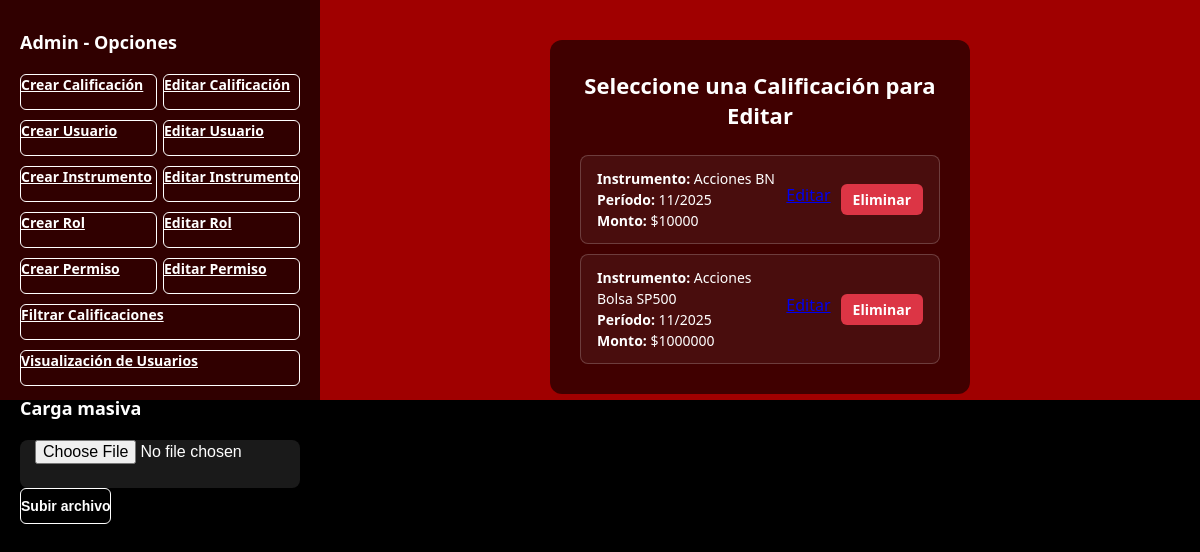
The app's page /inicioAdmin/?seccion=calificacion&accion=editar (signed in) with its own data.
### Miapp/models.py (models this page shows, shortened)
class Calificacion(models.Model):
    calid = models.AutoField(primary_key=True)
    monto = models.FloatField()
    factor = models.FloatField()
    periodo = models.DateField()
    instrumento = models.ForeignKey(InstrumentoNI, on_delete=models.CASCADE)
    estado = models.CharField(max_length=50, default='PENDIENTE')
    fecha_creacion = models.DateField(auto_now_add=True)
    fecha_modificacion = models.DateField(auto_now=True)
    usuario_id_usuario = models.ForeignKey(settings.AUTH_USER_MODEL, on_delete=models.CASCADE)
    factor_val_id_factor = models.ForeignKey(Factor_Val, on_delete=models.CASCADE)

class InstrumentoNI(models.Model):
    id_instru = models.AutoField(primary_key=True)
    nombre = models.CharField(max_length=255)
    regla_es = models.TextField()
    estado = models.CharField(max_length=50)

### MC/views.py (the view)
# urls.py: path('inicioAdmin/', views.inicioAdmin, name='inicioAdmin'),
@login_required
def inicioAdmin(request):
    instrumentos   = InstrumentoNI.objects.filter(estado='ACTIVO')
    roles          = Rol.objects.all()
    usuarios       = Usuario.objects.select_related('user_auth', 'rol_id').filter(activo='S')
    calificaciones = Calificacion.objects.filter(estado='ACTIVO')
    permisos       = Permiso.objects.all()
    seccion = request.GET.get('seccion')
    accion  = request.GET.get('accion')
    obj_id  = request.GET.get('obj_id')
    obj = None
    if seccion == 'calificacion' and accion == 'editar' and obj_id:
        obj = Calificacion.objects.select_related('instrumento').get(calid=obj_id)
    elif seccion == 'usuario' and accion == 'editar' and obj_id:
        obj = Usuario.objects.select_related('rol_id').get(id_usuario=obj_id)
    elif seccion == 'instrumento' and accion == 'editar' and obj_id:
        obj = InstrumentoNI.objects.get(id_instru=obj_id)
    elif seccion == 'rol' and accion == 'editar' and obj_id:
        obj = Rol.objects.get(id_rol=obj_id)
    elif seccion == 'permiso' and accion == 'editar' and obj_id:
        obj = Permiso.objects.get(id_permiso=obj_id)
    return render(request, 'inicioAdmin.html', {
        'instrumentos':   instrumentos,
        'roles':          roles,
        'usuarios':       usuarios,
        'calificaciones': calificaciones,
        'permisos':       permisos,
        'seccion':        seccion,
        'accion':         accion,
        'obj':            obj,
        'obj_id':         obj_id,
    })

### Miapp/back.py (called while the page is built)
    def get_user(self, user_id):
        try:
            return User.objects.get(pk=user_id)
        except User.DoesNotExist:
            return None

### MC/templates/inicioAdmin.html (shortened to what this page needs)
<html lang="es">
<head>
</head>
<body>
<div class="left-box">
  <h3>Admin - Opciones</h3>
  <div class="btn-group">
    <a href="?seccion=calificacion&accion=crear" class="btn btn-outline-light">Crear Calificación</a>
    <a href="?seccion=calificacion&accion=editar" class="btn btn-outline-light">Editar Calificación</a>
  </div>
  <div class="btn-group">
    <a href="?seccion=usuario&accion=crear" class="btn btn-outline-light">Crear Usuario</a>
    <a href="?seccion=usuario&accion=editar" class="btn btn-outline-light">Editar Usuario</a>
  </div>
  <div class="btn-group">
    <a href="?seccion=instrumento&accion=crear" class="btn btn-outline-light">Crear Instrumento</a>
    <a href="?seccion=instrumento&accion=editar" class="btn btn-outline-light">Editar Instrumento</a>
  </div>
  <div class="btn-group">
    <a href="?seccion=rol&accion=crear" class="btn btn-outline-light">Crear Rol</a>
    <a href="?seccion=rol&accion=editar" class="btn btn-outline-light">Editar Rol</a>
  </div>
  <div class="btn-group">
    <a href="?seccion=permiso&accion=crear" class="btn btn-outline-light">Crear Permiso</a>
    <a href="?seccion=permiso&accion=editar" class="btn btn-outline-light">Editar Permiso</a>
  </div>
  <div class="btn-group">
    <a href="?seccion=filtrar" class="btn btn-outline-light">Filtrar Calificaciones</a>
  </div>
  <div class="btn-group">
    <a href="{% url 'visualizar_usuarios' %}" class="btn btn-outline-light">Visualización de Usuarios</a>
  </div>
  <h3 class="mt-4">Carga masiva</h3>
  <form method="post" action="{% url 'carga_masiva' %}" enctype="multipart/form-data">
    <input type="file" name="archivo" accept=".json,.csv" required>
    <button type="submit" class="btn btn-outline-light mt-2">Subir archivo</button>
  </form>
</div>
<div class="right-box">
  {% if seccion == 'calificacion' and accion == 'crear' %}
    <div class="card">
      <h2>Crear Calificación</h2>
      <form method="post" action="{% url 'guardar_calificacion' %}">
        {% csrf_token %}
        <label>Monto ($)</label>
        <input type="number" step="0.01" name="monto" required>
        <label>Factor (%)</label>
        <input type="number" step="0.01" name="factor" required>
        <label>Período</label>
        <input type="month" name="periodo" required>
        <label>Instrumento</label>
        <select name="instrumento" required>
          <option value="">-- Seleccione --</option>
          {% for i in instrumentos %}
            <option value="{{ i.id_instru }}">{{ i.nombre }}</option>
          {% endfor %}
        </select>
        <button type="submit" class="btn-success mt-3">Crear Calificación</button>
      </form>
    </div>
  {% elif seccion == 'calificacion' and accion == 'editar' and not obj_id %}
    <div class="card">
      <h2>Seleccione una Calificación para Editar</h2>
      <div class="sql-table">
        {% for c in calificaciones %}
          <div class="sql-row">
            <div class="sql-cell">
              <strong>Instrumento:</strong> {{ c.instrumento.nombre }}<br>
              <strong>Período:</strong> {{ c.periodo|date:"m/Y" }}<br>
              <strong>Monto:</strong> ${{ c.monto|floatformat:0 }}
            </div>
            <div class="sql-action">
              <a class="btn-edit" href="?seccion=calificacion&accion=editar&obj_id={{ c.calid }}">Editar</a>
              <a class="btn-danger" href="{% url 'eliminar_calificacion' c.calid %}" onclick="return confirm('¿Estás seguro de eliminar esta calificación?')">Eliminar</a>
            </div>
          </div>
        {% endfor %}
      </div>
    </div>
  {% endif %}
</div>
</body>
</html>

### MC/templates/inicioAdmin.html (style rules this page uses)
* { margin:0;padding:0;box-sizing:border-box; }
html,body { height:100%; }
body { display:flex; background:linear-gradient(to bottom,#a00000 50%,#000 50%); font-family:'Segoe UI',Tahoma,Geneva,Verdana,sans-serif; }
.left-box { width:320px;height:100vh; background:rgba(0,0,0,.7); color:#fff; padding:30px 20px; display:flex; flex-direction:column; gap:10px; }
.left-box h3 { font-size:18px;margin-bottom:10px; }
.btn-group { display:flex;gap:6px; }
.btn { flex:1;height:36px;border:none;border-radius:6px; font-size:14px;font-weight:bold;cursor:pointer; }
.btn-outline-light { background:transparent;color:#fff;border:1px solid #fff; }
.right-box { flex:1;display:flex;align-items:flex-start;justify-content:center; padding:40px 20px; }
.card { width:90%;max-width:420px; background:rgba(0,0,0,.6); border-radius:12px;padding:30px; color:#fff;display:flex;flex-direction:column;gap:15px; }
.card h2 { font-size:22px;text-align:center;margin-bottom:10px; }
input,select,textarea { width:100%;height:48px;border:none;border-radius:8px; padding:0 15px;font-size:16px; background:rgba(255,255,255,.1);color:#fff;outline:none; }
input::placeholder { color:#ccc; }
.btn-danger { background-color: #dc3545; color: #fff; padding: 6px 12px; border-radius: 6px; text-decoration: none; font-weight: bold; font-size: 14px; }
.sql-table { display: flex; flex-direction: column; gap: 10px; }
.sql-row { display: flex; justify-content: space-between; align-items: center; background: rgba(255, 255, 255, 0.05); border: 1px solid rgba(255, 255, 255, 0.2); border-radius: 8px; padding: 12px 16px; transition: background 0.3s ease; }
.sql-cell { flex: 1; font-size: 14px; line-height: 1.5; }
.sql-action { display: flex; gap: 10px; }

### records on screen
Calificacion: instrumento.nombre "Acciones BN", periodo "11/2025", monto "10000"
Calificacion: instrumento.nombre "Acciones Bolsa SP500", periodo "11/2025", monto "1000000"
